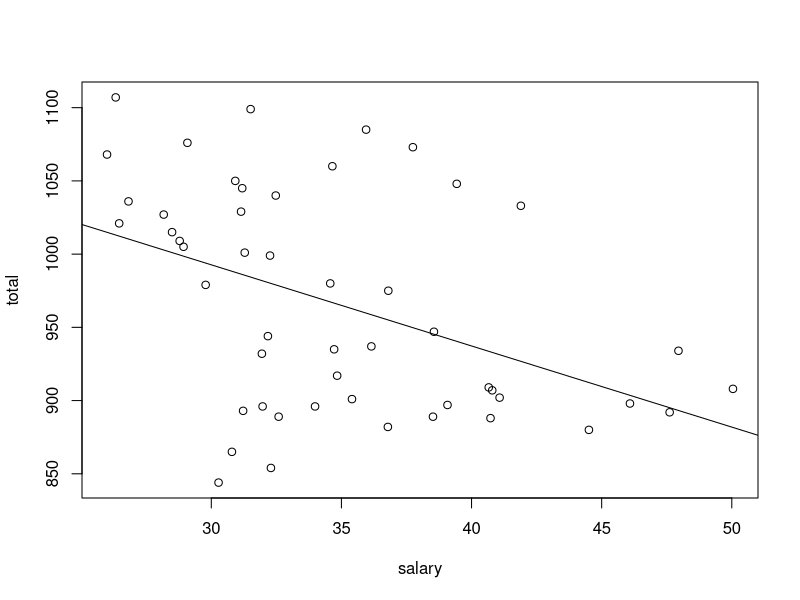
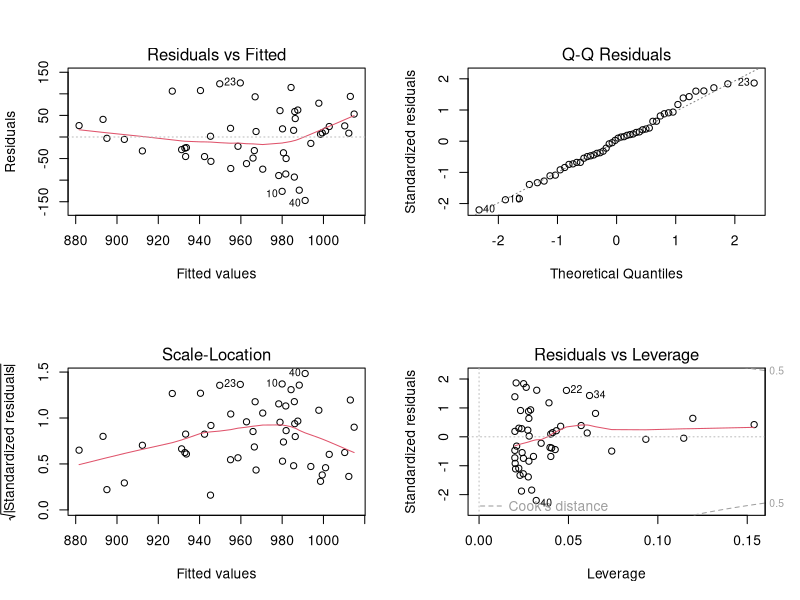
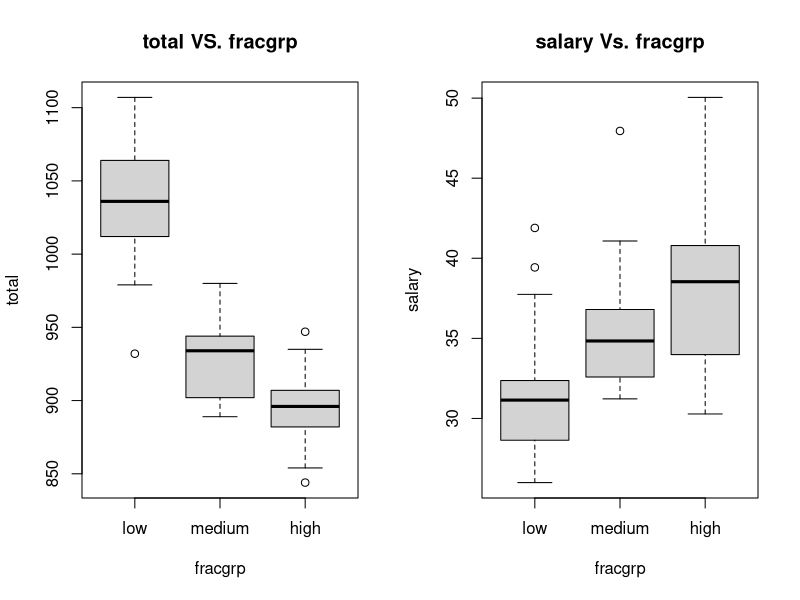
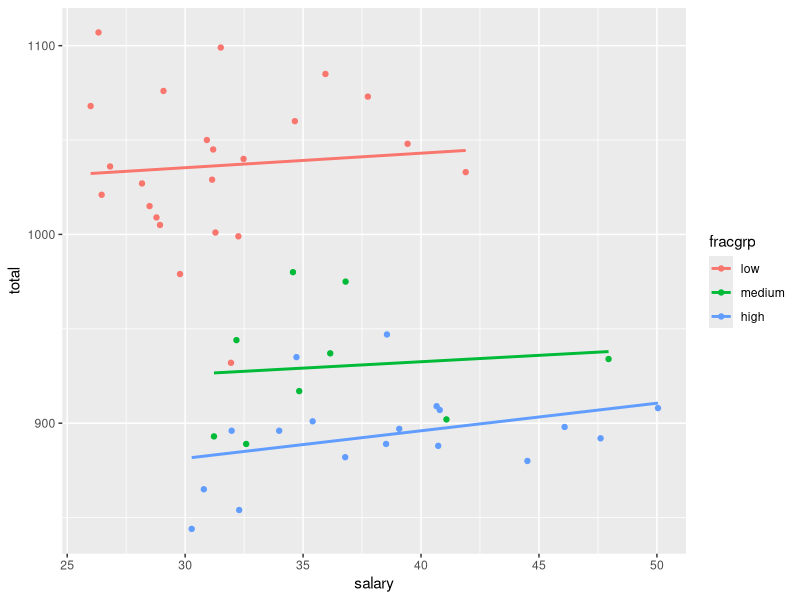
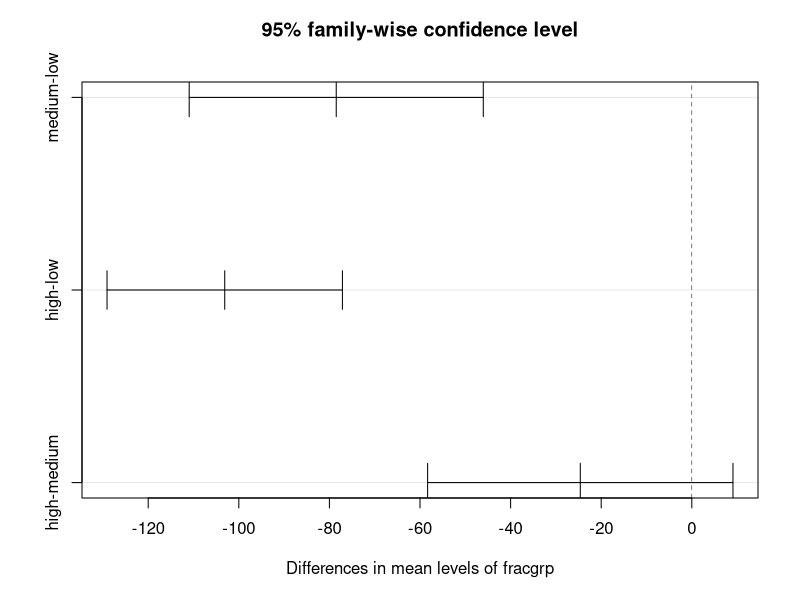

Here is the R script that generated these plots, in order:
## ---- chunk 1
SATdat <- read.table("SAT Salary.txt")

names(SATdat) <- c("state","expend","ratio","salary","frac","verbal","math", 
                   "total")
## ---- chunk 2
reg_line <- lm(total ~ salary, data = SATdat)

with(SATdat, plot(salary, total))
abline(reg_line)
## ---- chunk 3
summary(reg_line)

par(mfrow = c(2, 2))
plot(reg_line)
## ---- chunk 4
SATdat$fracgrp <- cut(SATdat$frac, 
                      breaks = c(min(SATdat$frac) - 1, 22, 49, max(SATdat$frac)), 
                      labels = c("low", "medium", "high"))
## ---- chunk 5
par(mfrow = c(1, 2))

with(SATdat, boxplot(total ~ fracgrp, main = "total VS. fracgrp"))
with(SATdat, boxplot(salary ~ fracgrp, main = "salary Vs. fracgrp"))
## ---- chunk 6
library(ggplot2)

par(mfrow = c(1, 1))

ggplot(SATdat, aes(x = salary, y = total, color = fracgrp)) + 
        geom_point() + geom_smooth(method = lm, se = FALSE)
## ---- chunk 7
mult_mod <- aov(total ~ salary + fracgrp + salary*fracgrp, data = SATdat)

summary(mult_mod)
## ---- chunk 8
mult_mod <- aov(total ~ salary + fracgrp, data = SATdat)

summary(mult_mod)
## ---- chunk 9
TukeyHSD(mult_mod, "fracgrp", ordered = TRUE)
plot(TukeyHSD(mult_mod, "fracgrp"))
